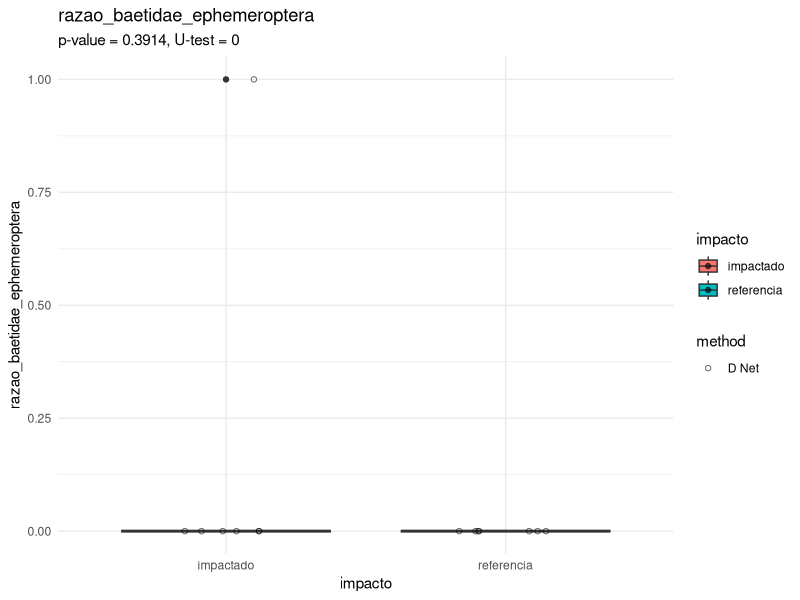
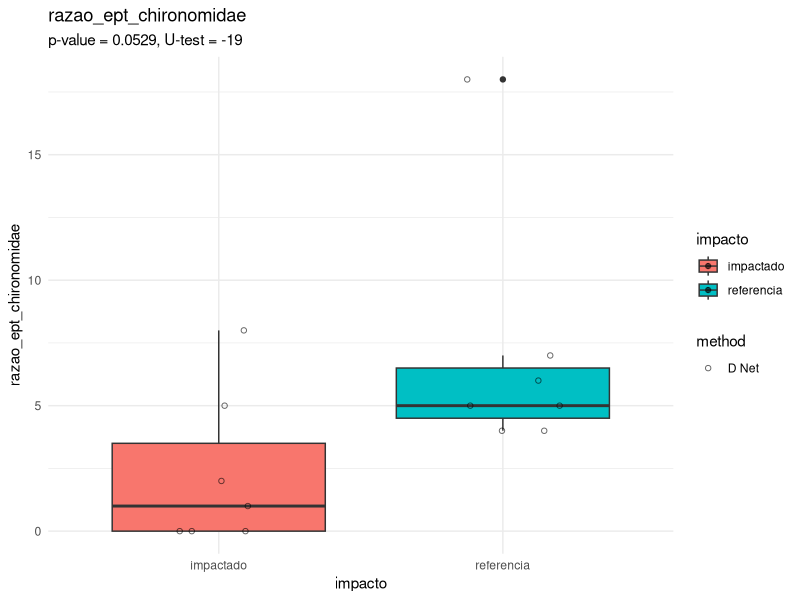
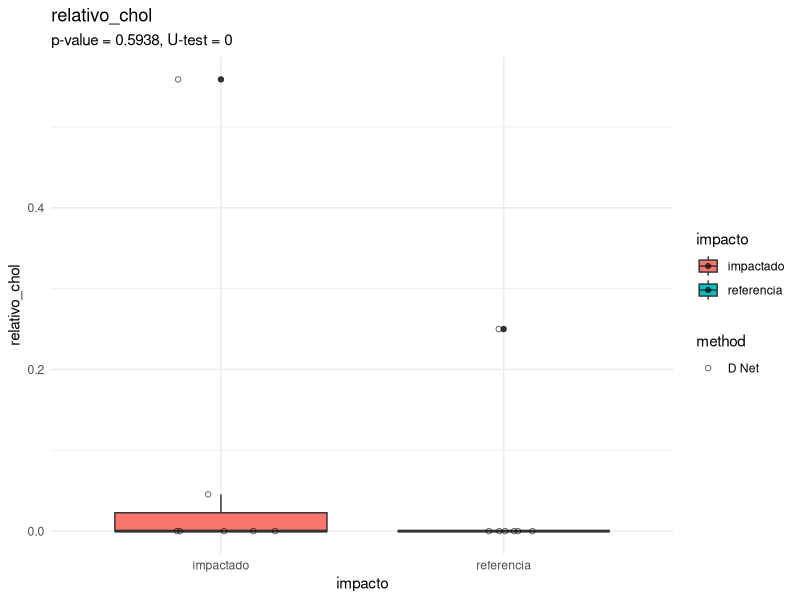
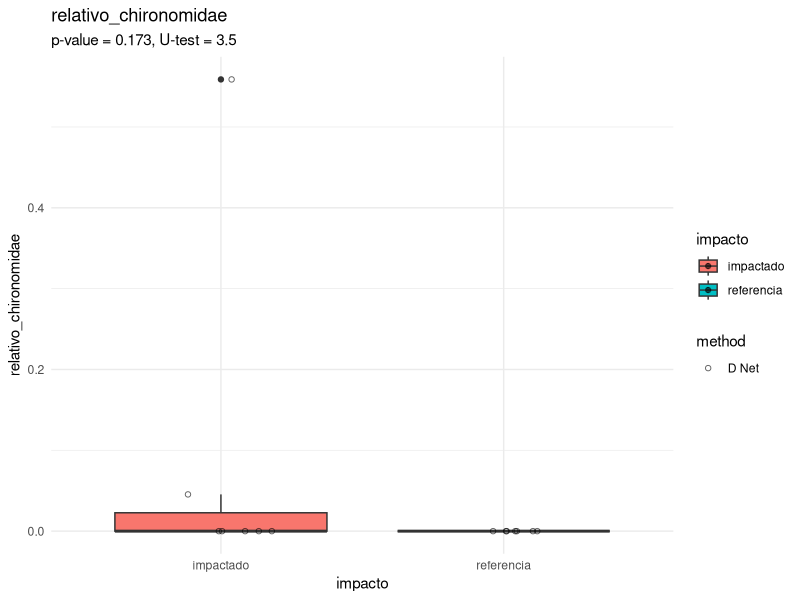
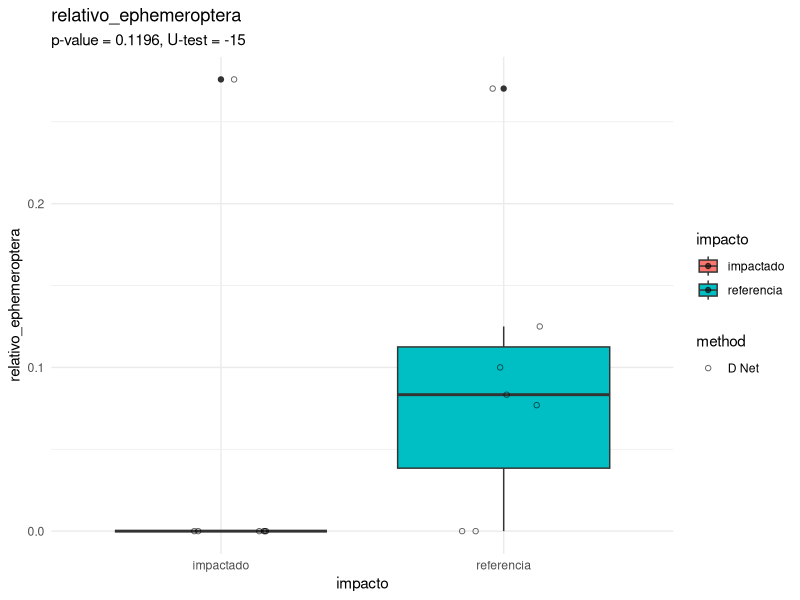
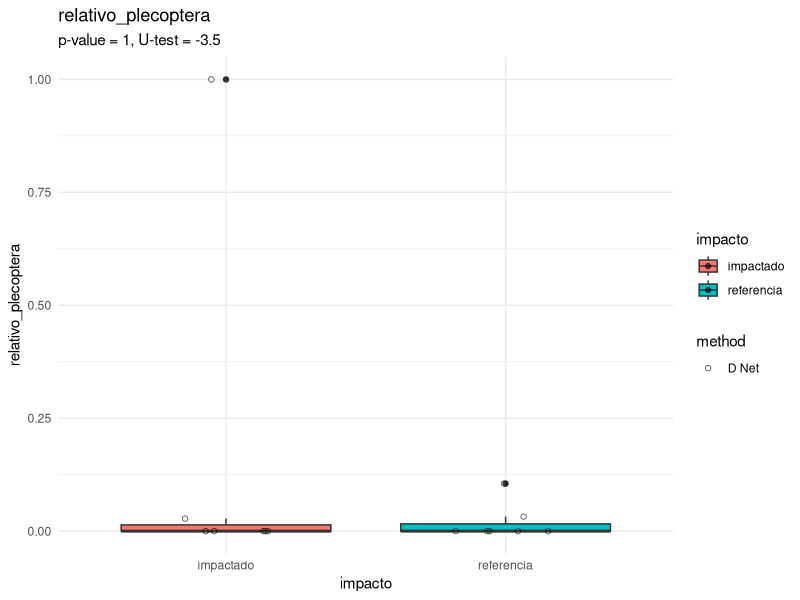
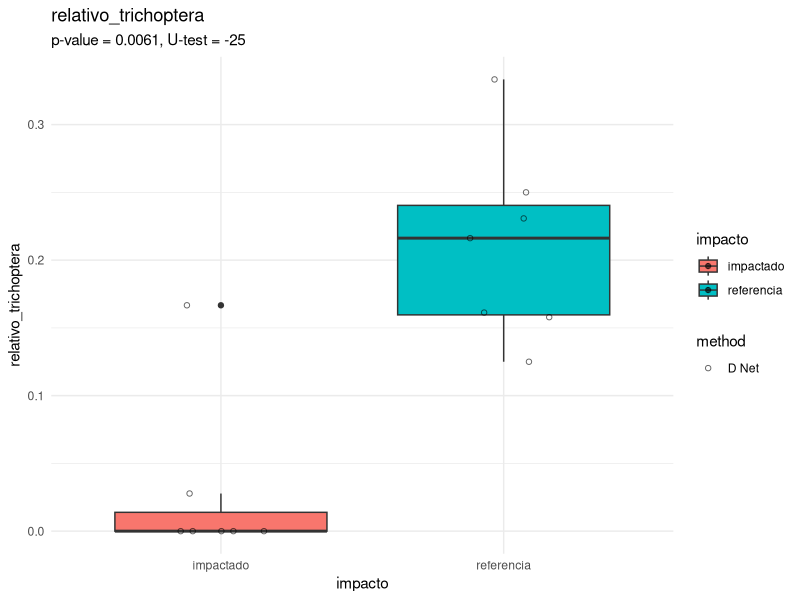
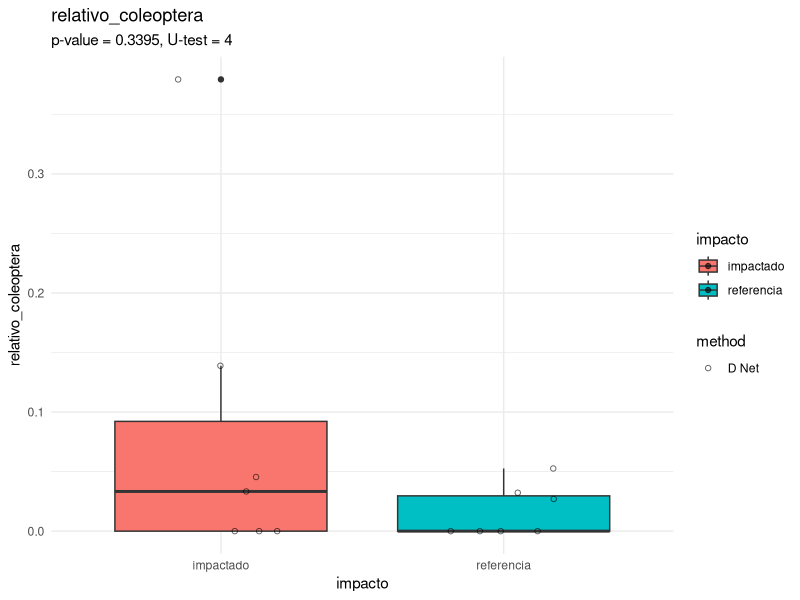

Recreate these plots in R, in order.

library(tidyverse)

################################## Configurações ###############################
set.seed(1994)
pontos_referencia <- c("RiodaBarra-P1/2", "RioMutuca-P1")
pontos_impactado <- c("RiodaBarra-P2", "RioMutuca-P3")

metodos_de_amostragem <- c("D Net")

# Pastas de figuras
pasta_figuras <- "figuras/indice_multimetrico"
if (!dir.exists(pasta_figuras)) {
  dir.create(pasta_figuras, recursive = TRUE)
}

# Pasta de tabelas
pasta_tabelas <- "tabelas/indice_multimetrico"
if (!dir.exists(pasta_tabelas)) {
  dir.create(pasta_tabelas, recursive = TRUE)
}

################################## Carregar dados ##############################
indices_df <- read_csv("dados/processado/matriz_indices_imaturos_piata.csv")


############################## Pre-processamento ###############################
# Remover índice de Pielou por ser muito problemático.
vetor_respostas <- indices_df %>%
  select(-(campanha:method)) %>%
  names()

# Adicionar coluna de impacto
indices_df <- indices_df %>%
  mutate(
    impacto = case_when(
      locality_name %in% pontos_referencia ~ "referencia",
      locality_name %in% pontos_impactado ~ "impactado",
      TRUE ~ "desconsiderado"
    )
  ) 

# Filtrar dados para análise baseado em rede-D e rede de piscina.
dados_filtrados <- indices_df %>%
  filter(impacto != "desconsiderado") %>%
  filter(method %in% metodos_de_amostragem) %>%
  mutate(
    impacto = as.factor(impacto),
    method = as.factor(method)
  )

str(dados_filtrados)
################################### Scores #####################################

for (i in vetor_respostas) {
  print(paste("Analisando índice:", i))
  
  # Teste de Mann-Whitney
  teste <- wilcox.test(
    formula = as.formula(paste(i, "~ impacto")),
    data = dados_filtrados
  )
 
  p_value = teste$p.value
  w <- teste$statistic

  # Tamanhos das amostras
  n1 <- dados_filtrados %>%
    filter(impacto == levels(dados_filtrados$impacto)[1]) %>% 
    nrow()
  n2 <- dados_filtrados %>% 
    filter(impacto == levels(dados_filtrados$impacto)[2]) %>% 
    nrow()

  # Cálculo do U
  u <- w - n1 * (n1 + 1) / 2

  # Criação do gráfico
  plot <- ggplot(
    dados_filtrados,
    aes_string(
      x = "impacto",
      y = i,
      fill = "impacto"
    )
  ) +
    theme_minimal() +
    geom_boxplot() +
    geom_jitter(aes(shape = method), width = 0.2, height = 0, alpha = 0.6) +
    scale_shape_manual(values = c(1, 2)) +

    labs(
      title = i,
      subtitle = paste0(
        "p-value = ", round(p_value, 4),
        ", U-test = ", round(u, 4)
      )
    )

  # Salvar o gráfico
  ggsave(
    plot,
    filename = paste0(pasta_figuras, "/boxplot_", i, ".png"),
    width = 8,
    height = 6
  )

}



############################## spearman correlations ###########################
dados_filtrados_numerico <- dados_filtrados %>%
  select(all_of(vetor_respostas))

# Função para criar matriz de p-valores
pval_spearman <- function(df) {
  vars <- names(df)
  n <- length(vars)
  p_mat <- matrix(NA, n, n)
  colnames(p_mat) <- vars
  rownames(p_mat) <- vars

  # Loop pelos pares de variáveis
  for (i in 1:n) {
    for (j in 1:n) {
      if (i == j) {
        p_mat[i, j] <- 0
      } else {
        teste <- cor.test(df[[i]], df[[j]], method = "spearman")
        p_mat[i, j] <- teste$p.value
      }
    }
  }
  return(p_mat)
}

# Cria as matrizes
correlations <- cor(dados_filtrados_numerico, method = "spearman")
p_values <- pval_spearman(dados_filtrados_numerico)


# salvar tabela de correlações (apenas a parte inferior da matriz)
correlations_lower <- correlations
correlations_lower[upper.tri(correlations_lower)] <- ""
write_csv(
  as.data.frame(correlations_lower) %>%
    rownames_to_column(var = "indice_vs_indice"),
  file.path(pasta_tabelas, "correlacoes_spearman_indices_imaturos_piata.csv")
)


# salvar tabela de p-values (apenas a parte inferior da matriz)
p_values_lower <- p_values
p_values_lower[upper.tri(p_values_lower)] <- ""
write_csv(
  as.data.frame(p_values_lower) %>%
    rownames_to_column(var = "indice_vs_indice"),
  file.path(pasta_tabelas, "p_values_spearman_indices_imaturos_piata.csv")
)
################################################################################
